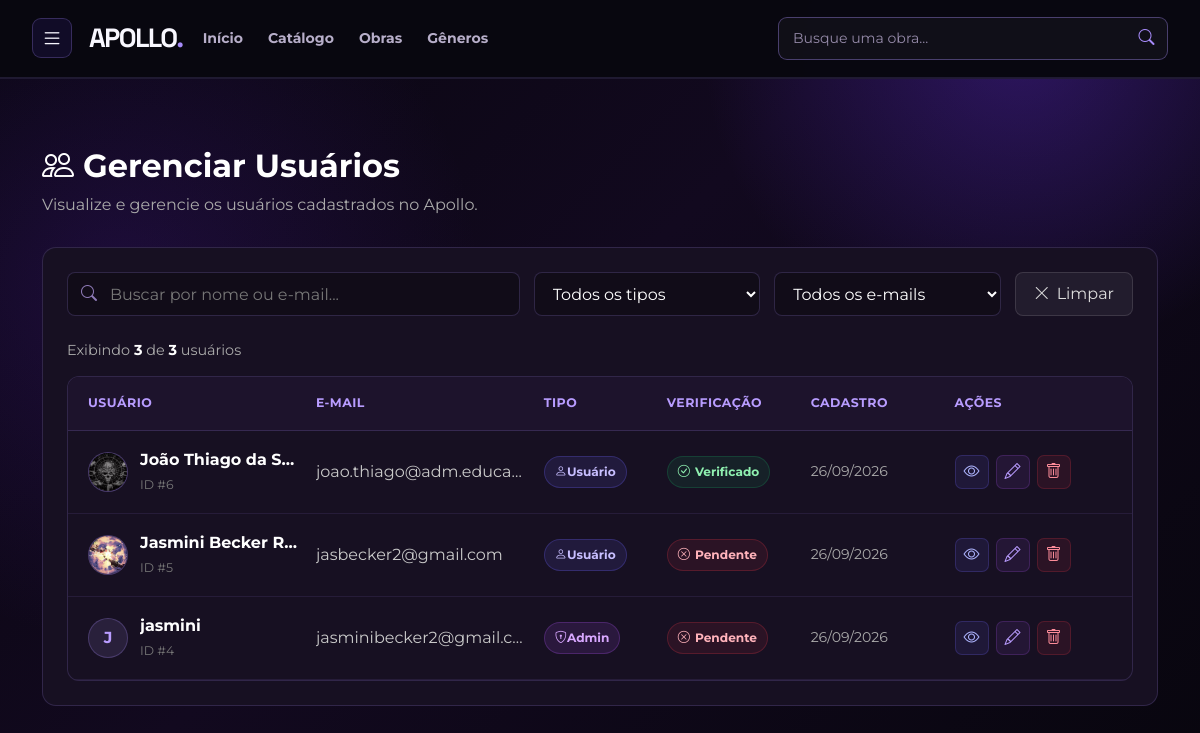
Screenshot of /adm/GerenciarUsuarios.php (signed in) with the database file from the repository.
### tables this page shows
CREATE TABLE `usuarios` (
  `id` int UNSIGNED NOT NULL,
  `nome` varchar(120) NOT NULL,
  `email` varchar(150) NOT NULL,
  `senha` varchar(255) NOT NULL,
  `tipo` enum('usuario','admin') NOT NULL DEFAULT 'usuario',
  `email_verificado` tinyint(1) NOT NULL DEFAULT '0',
  `foto` varchar(500) DEFAULT NULL,
  `bio` varchar(255) DEFAULT NULL,
  `criado_em` timestamp NULL DEFAULT CURRENT_TIMESTAMP
);

### www/includes/functions.php (called while the page is built, shortened)
<?php
$host = 'mysql';
$banco = 'pi_apollo';
$usuario = 'root';
$senhaBanco = '1234';
function conectarBanco(){
    global $host, $banco, $usuario, $senhaBanco;
    static $conexao = null;
    if ($conexao === null) {
        $dsn = "mysql:host=$host;port=3306;dbname=$banco;charset=utf8mb4";
        $conexao = new PDO(
            $dsn,
            $usuario,
            $senhaBanco,
            [
                PDO::ATTR_ERRMODE => PDO::ERRMODE_EXCEPTION,
                PDO::ATTR_DEFAULT_FETCH_MODE => PDO::FETCH_ASSOC
            ]
        );
    }
    return $conexao;
}
function e($texto)
{
    return htmlspecialchars($texto ?? '', ENT_QUOTES, 'UTF-8');
}
function buscarTodosUsuarios()
{
    $conexao = conectarBanco();
    $sql = "
        SELECT
            id,
            nome,
            email,
            tipo,
            email_verificado,
            foto,
            bio,
            criado_em
        FROM usuarios
        ORDER BY criado_em DESC
    ";
    $consulta = $conexao->query($sql);
    return $consulta->fetchAll();
}

### www/adm/GerenciarUsuarios.php (the view, shortened to what this page needs)
<?php
require_once __DIR__ . '/../includes/functions.php';
$busca = trim($_GET['busca'] ?? '');
$filtroTipo = $_GET['tipo'] ?? '';
$filtroVerificado = $_GET['verificado'] ?? '';
$usuarios = buscarTodosUsuarios();
$usuariosFiltrados = array_filter(
    $usuarios,
    function ($usuario) use ($busca, $filtroTipo, $filtroVerificado) {
        if ($busca !== '') {
            $textoBusca = mb_strtolower($busca, 'UTF-8');
            $nome = mb_strtolower($usuario['nome'] ?? '', 'UTF-8');
            $email = mb_strtolower($usuario['email'] ?? '', 'UTF-8');
            if (
                mb_strpos($nome, $textoBusca, 0, 'UTF-8') === false &&
                mb_strpos($email, $textoBusca, 0, 'UTF-8') === false
            ) {
                return false;
            }
        }
        if ($filtroTipo !== '') {
            if (($usuario['tipo'] ?? '') !== $filtroTipo) {
                return false;
            }
        }
        if ($filtroVerificado !== '') {
            $verificado = (int) ($usuario['email_verificado'] ?? 0);
            if ($filtroVerificado === '1' && $verificado !== 1) {
                return false;
            }
            if ($filtroVerificado === '0' && $verificado !== 0) {
                return false;
            }
        }
        return true;
    }
);
?>
<!DOCTYPE html>
<html lang="pt-BR">
<head>
    <link
        href="https://cdn.jsdelivr.net/npm/bootstrap@5.3.8/dist/css/bootstrap.min.css"
        rel="stylesheet"
    >
    <link
        rel="stylesheet"
        href="https://cdn.jsdelivr.net/npm/bootstrap-icons@1.13.1/font/bootstrap-icons.min.css"
    >
    <link
        rel="stylesheet"
        href="../css/styles.css"
    >
</head>
<body>
<header>
    <?php include '../menu.php'; ?>
</header>
<main class="container py-5">
    <div class="admin-cabecalho">
        <h1>
            <i class="bi bi-people"></i>
            Gerenciar Usuários
        </h1>
        <p>
            Visualize e gerencie os usuários cadastrados no Apollo.
        </p>
    </div>
    <section class="admin-secao">
        <form method="GET" class="filtros-usuarios">
            <div class="campo-filtro">
                <input
                    type="text"
                    name="busca"
                    placeholder="Buscar por nome ou e-mail..."
                    value="<?= e($busca) ?>"
                >
            </div>
            <div class="campo-filtro">
                <select name="tipo">
                    <option value="">Todos os tipos</option>
                </select>
            </div>
            <div class="campo-filtro">
                <select name="verificado">
                    <option value="">Todos os e-mails</option>
                </select>
            </div>
            <div>
                <a
                    href="GerenciarUsuarios.php"
                    class="botao-limpar"
                >
                    <i class="bi bi-x-lg"></i>
                    Limpar
                </a>
            </div>
        </form>
        <div class="usuarios-info">
            <span>
                Exibindo
                <strong><?= count($usuariosFiltrados) ?></strong>
                de
                <strong><?= count($usuarios) ?></strong>
                usuários
            </span>
        </div>
        <div class="tabela-usuarios">
            <div class="tabela-usuarios-cabecalho">
                <div>Usuário</div>
                <div>E-mail</div>
                <div>Tipo</div>
                <div>Verificação</div>
                <div class="coluna-data">Cadastro</div>
                <div>Ações</div>
            </div>
            <?php if (empty($usuariosFiltrados)): ?>
                <div class="sem-usuarios">
                    <i class="bi bi-person-x"></i>
                    <div>
                        Nenhum usuário encontrado.
                    </div>
                </div>
            <?php else: ?>
                <?php foreach ($usuariosFiltrados as $usuario): ?>
                    <?php
                    $id = (int) $usuario['id'];
                    $nome = $usuario['nome'] ?? '';
                    $email = $usuario['email'] ?? '';
                    $tipo = $usuario['tipo'] ?? 'usuario';
                    $verificado = (int) ($usuario['email_verificado'] ?? 0);
                    $foto = $usuario['foto'] ?? null;
                    $criadoEm = $usuario['criado_em'] ?? null;
                    $inicial = mb_strtoupper(
                        mb_substr($nome, 0, 1, 'UTF-8'),
                        'UTF-8'
                    );
                    ?>
                    <div class="tabela-usuarios-linha">
                        <div class="usuario-nome">
                            <div class="usuario-avatar">
                                <?php if (!empty($foto)): ?>
                                    <img
                                        src="<?= e($foto) ?>"
                                        alt="Foto de <?= e($nome) ?>"
                                    >
                                <?php else: ?>
                                    <?= e($inicial) ?>
                                <?php endif; ?>
                            </div>
                            <div class="usuario-nome-texto">
                                <strong>
                                    <?= e($nome) ?>
                                </strong>
                                <span class="usuario-id">
                                    ID #<?= $id ?>
                                </span>
                            </div>
                        </div>
                        <div class="usuario-email">
                            <?= e($email) ?>
                        </div>
                        <div>
                            <?php if ($tipo === 'admin'): ?>
                                <span class="badge-tipo badge-admin">
                                    <i class="bi bi-shield-lock"></i>
                                    Admin
                                </span>
                            <?php else: ?>
                                <span class="badge-tipo badge-usuario">
                                    <i class="bi bi-person"></i>
                                    Usuário
                                </span>
                            <?php endif; ?>
                        </div>
                        <div>
                            <?php if ($verificado === 1): ?>
                                <span class="badge-verificado">
                                    <i class="bi bi-check-circle"></i>
                                    Verificado
                                </span>
                            <?php else: ?>
                                <span class="badge-nao-verificado">
                                    <i class="bi bi-x-circle"></i>
                                    Pendente
                                </span>
                            <?php endif; ?>
                        </div>
                        <div class="coluna-data data-cadastro">
                            <?php
                            if (!empty($criadoEm)) {
                                echo date('d/m/Y', strtotime($criadoEm));
                            } else {
                                echo '-';
                            }
                            ?>
                        </div>
                        <div class="acoes-usuario">
                            <button
                                type="button"
                                class="botao-acao-usuario botao-visualizar"
                                title="Visualizar"
                                data-bs-toggle="modal"
                                data-bs-target="#modalVisualizar<?= $id ?>"
                            >
                                <i class="bi bi-eye"></i>
                            </button>
                            <button
                                type="button"
                                class="botao-acao-usuario botao-editar"
                                title="Editar"
                                data-bs-toggle="modal"
                                data-bs-target="#modalEditar<?= $id ?>"
                            >
                                <i class="bi bi-pencil"></i>
                            </button>
                            <button
                                type="button"
                                class="botao-acao-usuario botao-excluir"
                                title="Excluir"
                                data-bs-toggle="modal"
                                data-bs-target="#modalExcluir<?= $id ?>"
                            >
                                <i class="bi bi-trash"></i>
                            </button>
                        </div>
                    </div>
                <?php endforeach; ?>
            <?php endif; ?>
        </div>
    </section>
</main>
</body>
</html>

### rows the page displays
usuarios: foto (picture), nome "João Thiago da S…", id "6", email "joao.thiago@adm.educa…", tipo "usuario" (drawn), email_verificado 1 (drawn), criado_em "26/09/2026"
usuarios: foto (picture), nome "Jasmini Becker R…", id "5", email "jasbecker2@gmail.com", tipo "usuario" (drawn), email_verificado 0 (drawn), criado_em "26/09/2026"
usuarios: nome "J", nome "jasmini", id "4", email "jasminibecker2@gmail.c…", tipo "admin" (drawn), email_verificado 0 (drawn), criado_em "26/09/2026"

### other values shown
count($usuariosFiltrados) "3"
count($usuarios) "3"
